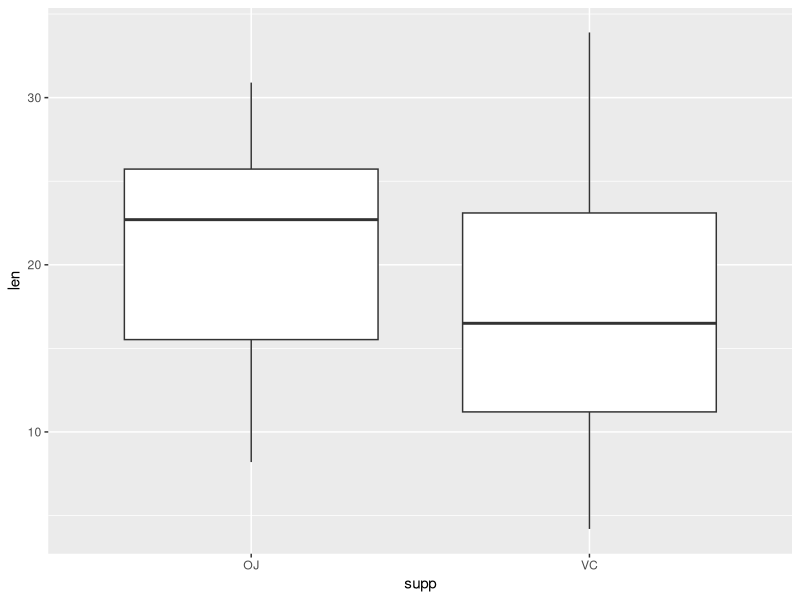
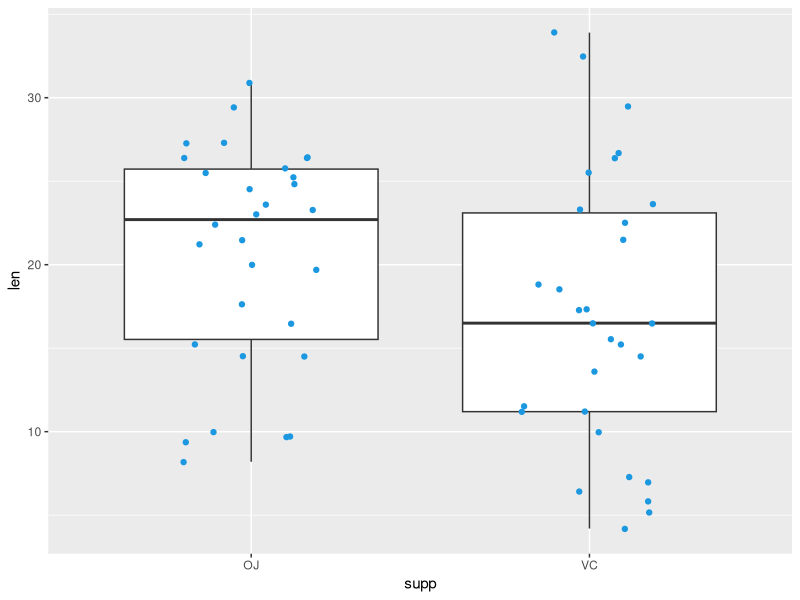
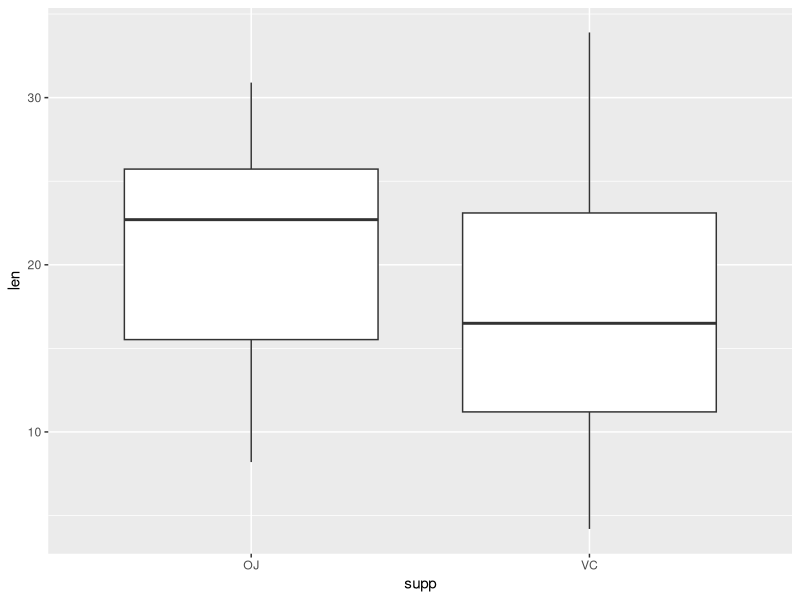
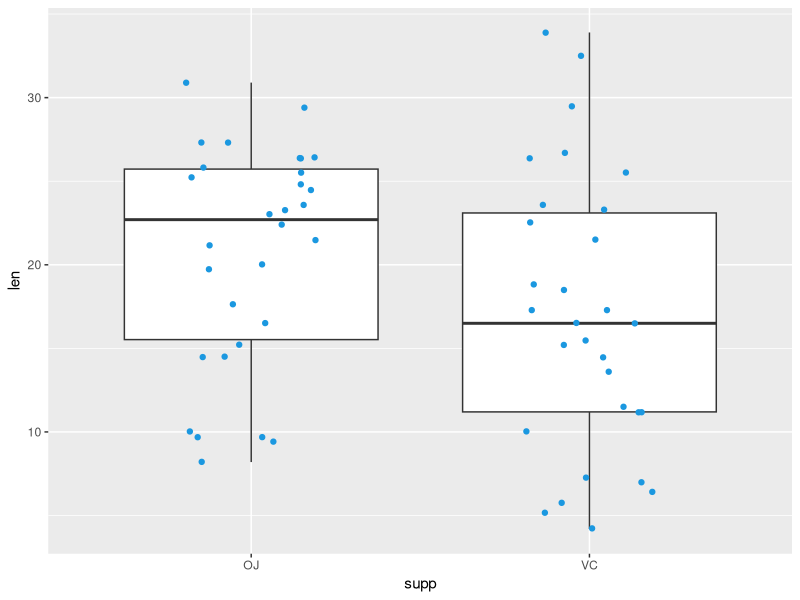
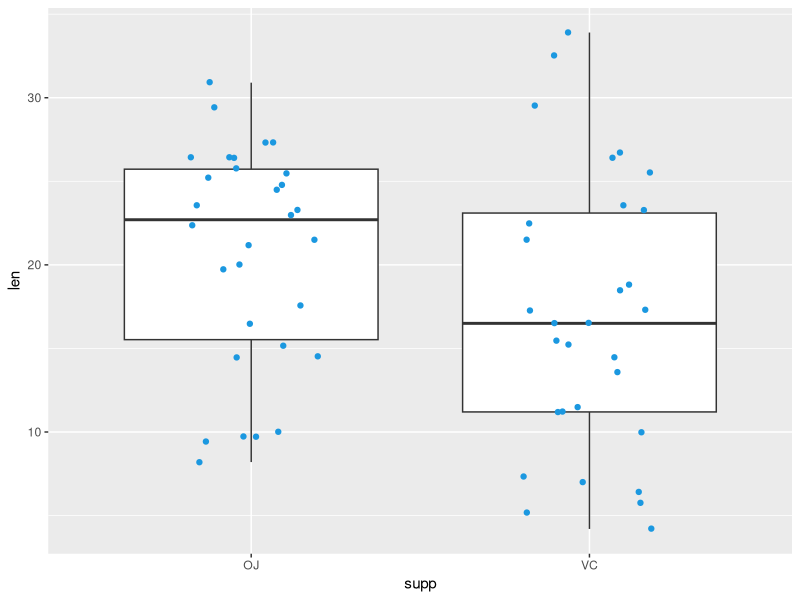
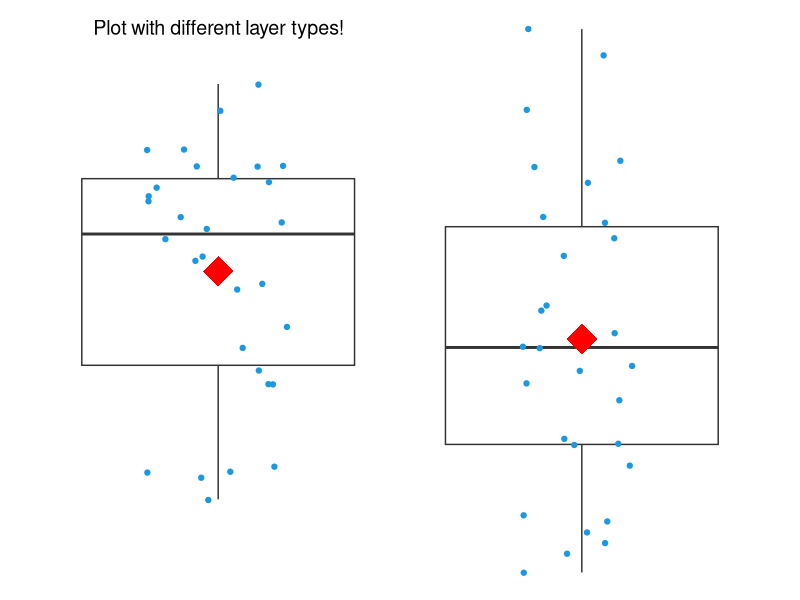
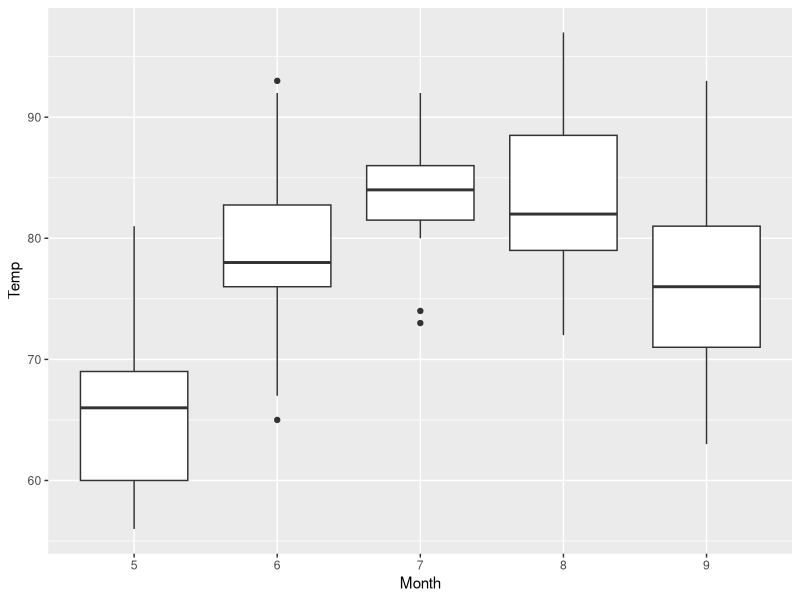
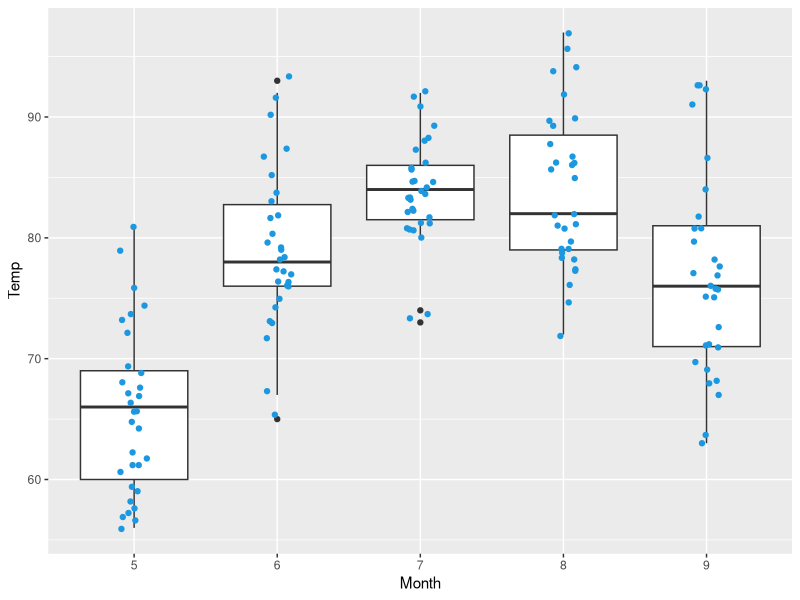

These charts were generated, in order, by the following R code:
## ---- chunk 1
library(ggplot2)
data(ToothGrowth) 
str(ToothGrowth)
data(airquality)
## ---- chunk 2
data(ToothGrowth)                                         # Load example data
 
ggplot(data = ToothGrowth,                                # Basic Boxplot
       aes(x = supp,
           y = len)) +
  geom_boxplot()
## ---- chunk 3
ggplot(data = ToothGrowth,                                # Overlay jittered points
       aes(x = supp,
           y = len)) +
  geom_boxplot() +
  geom_jitter(width = 0.2,
              color = "#1b98e0")
## ---- chunk 4
my_ggp1 <- ggplot(data = ToothGrowth,                     # Save plot in data object
                  aes(x = supp,
                      y = len)) +
  geom_boxplot()
my_ggp1                                                   # Draw plot in data object
## ---- chunk 5
my_ggp1 +                                                 # Add layer to data object
  geom_jitter(width = 0.2,
              color = "#1b98e0")
## ---- chunk 6
my_ggp2 <- my_ggp1 +                                      # Create new data object
  geom_jitter(width = 0.2,
              color = "#1b98e0")
my_ggp2   
## ---- chunk 7
my_ggp2 +                                                 # Different layer types
  stat_summary(fun = mean, 
               geom = "point", 
               color = "red", 
               size = 10,
               shape = 18) +
  annotate(geom = "text",
           x = 1, 
           y = 34,
           label = "Plot with different layer types!",
           size = 5) +
  theme_void()
## ---- chunk 8
airquality$Month <- as.factor(airquality$Month)           # Convert Month to factor
## ---- chunk 9
my_ggp3 <- ggplot(airquality,
  aes(x = Month,
      y = Temp)) +
    geom_boxplot()
my_ggp3
## ---- chunk 10

my_ggp4 <- my_ggp3 +                                      # Create new data object
  geom_jitter(width = 0.1,
              color = "#1b98e0")
my_ggp4
## ---- chunk 11
my_ggp5 <- my_ggp4 +
  theme_classic()
my_ggp5
